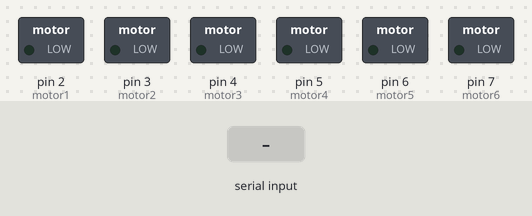
Simulated run of this sketch. Board: Arduino Uno, built with avr-gcc and run on an emulated ATmega328P. Shown: switched loads named in the sketch (green lamp = pin HIGH). The test bench sets the inputs (shaded band). What the sketch prints to the serial monitor is not drawn.

Above: at 1.2 s.
1.3 s: "a" received over Serial
At 2.3 s:
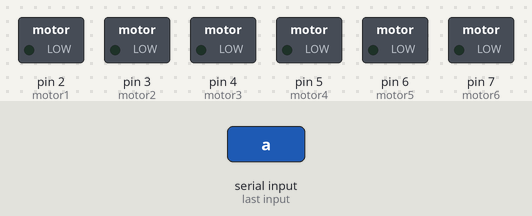
2.9 s: byte 2 (2) received over Serial
At 3.5 s:
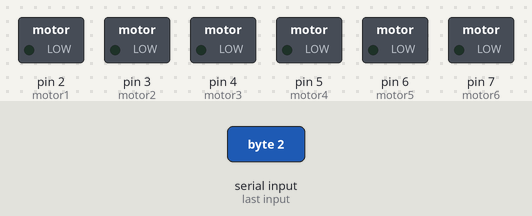
4.5 s: byte 1 (1) received over Serial
At 5.8 s:
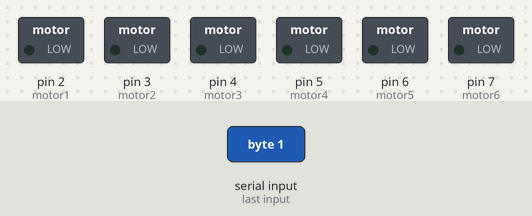
6.1 s: byte 107 ('k') received over Serial
At 7.2 s:
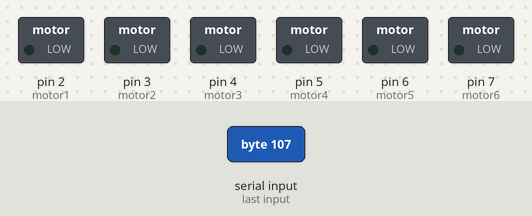
7.7 s: byte 108 ('l') received over Serial
At 8.4 s:
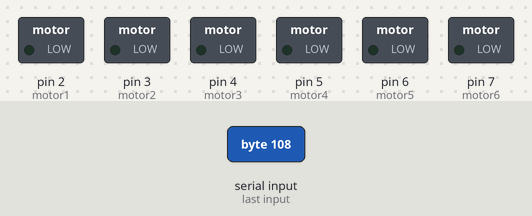
9.3 s: "b" received over Serial
At 10.8 s:
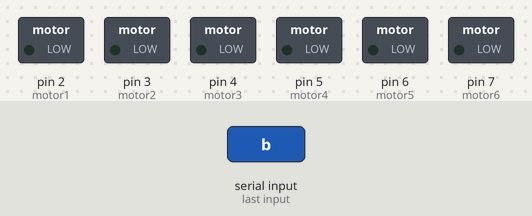
Timing chart, 0 to 11.9 s (numbered marks = the images above; inputs shaded):
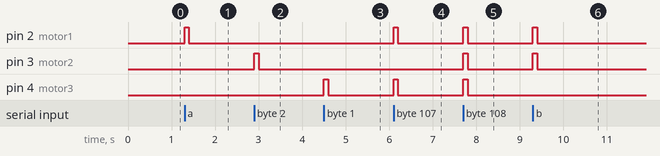

Measured:
- after the input at 1.3 s, pin 2 (motor1): LOW → HIGH at once, → LOW 0.10 s later
- after the input at 2.9 s, pin 3 (motor2): LOW → HIGH at once, → LOW 0.10 s later
- after the input at 4.5 s, pin 4 (motor3): LOW → HIGH at once, → LOW 0.10 s later
- after the input at 6.1 s, pin 2 (motor1), pin 4 (motor3): LOW → HIGH at once, → LOW 0.10 s later
- after the input at 7.7 s, pin 2 (motor1), pin 3 (motor2), pin 4 (motor3): LOW → HIGH at once, → LOW 0.10 s later
- after the input at 9.3 s, pin 2 (motor1), pin 3 (motor2): LOW → HIGH at once, → LOW 0.10 s later

The sketch:

prje1.ino
```cpp
#define motor1 2
#define motor2 3
#define motor3 4
#define motor4 5
#define motor5 6
#define motor6 7

#include <SoftwareSerial.h>
SoftwareSerial BT (11,12);

void setup() {
  BT.begin(9600);
  Serial.begin(9600);
  pinMode(motor1,OUTPUT);
  pinMode(motor2,OUTPUT);
  pinMode(motor3,OUTPUT);
  pinMode(motor4,OUTPUT);
  pinMode(motor5,OUTPUT);
  pinMode(motor6,OUTPUT);

}

void loop() {

  if (Serial.available()){
  char gelen;

  gelen = Serial.read();
  Serial.println(gelen);

  if (gelen == 3){
    motor(1,0,0,0,0,0);
    }

  if (gelen == 2){
    motor(0,1,0,0,0,0);
    }
  if (gelen == 1){
    motor(0,0,1,0,0,0);

    }
////////////////////////////////////////////  ///////////////////////////////////////
///////////////////////////////////////////  ///////////////////////////////////////
  if (gelen== 'a'){
    motor(1,0,0,0,0,0);
    Serial.println(gelen);
    }

  if (gelen== 'b'){
    motor(1,1,0,0,0,0);
    }

  if (gelen== 'c'){
    motor(1,0,0,1,0,0);
    }

  if (gelen== 'ç'){
    motor(1,0,0,0,0,1);
    }

  if (gelen== 'd'){
    motor(1,0,0,1,1,0);
    }

  if (gelen== 'e'){
    motor(1,0,0,0,1,0);
    }

  if (gelen== 'f'){
    motor(1,1,0,1,0,0);
    }

  if (gelen== 'g'){
    motor(1,1,0,1,1,0);
    }

  if (gelen== 'ğ'){
    motor(1,1,0,0,0,1);
    }

  if (gelen== 'h'){
    motor(1,1,0,0,1,0);
    }

  if (gelen== 'ı'){
    motor(0,0,1,0,1,0);
    }

  if (gelen== 'i'){
    motor(0,1,0,1,0,0);
    }

  if (gelen== 'j'){
    motor(0,1,0,1,1,0);
    }

  if (gelen== 'k'){
    motor(1,0,1,0,0,0);
    }

  if (gelen== 'l'){
    motor(1,1,1,0,0,0);
    }

  if (gelen== 'm'){
    motor(1,0,1,1,0,0);
    }

  if (gelen== 'n'){
    motor(1,0,1,1,1,0);
    }

  if (gelen== 'o'){
    motor(1,0,1,0,1,0);
    }

  if (gelen== 'ö'){
    motor(0,1,0,1,0,1);
    }

  if (gelen== 'p'){
    motor(1,1,1,1,0,0);
    }

  if (gelen== 'r'){
    motor(1,1,1,0,1,0);
    }

  if (gelen== 'q'){
    motor(1,1,1,1,1,0);
    }

  if (gelen== 's'){
    motor(0,1,1,1,0,0);
    }

  if (gelen== 'ş'){
    motor(1,0,0,0,1,1);
    }

  if (gelen== 't'){
    motor(0,1,1,1,1,0);
    }

  if (gelen== 'u'){
    motor(1,0,1,0,0,1);
    }

  if (gelen== 'ü'){
    motor(1,1,0,0,1,1);
    }

  if (gelen== 'v'){
    motor(1,1,1,0,0,1);
    }

  if (gelen== 'w'){
    motor(0,1,0,1,1,1);
    }

  if (gelen== 'x'){
    motor(1,0,1,1,0,1);
    }

  if (gelen== 'y'){
    motor(1,0,1,1,1,1);
    }

  if (gelen== 'z'){
    motor(1,0,1,0,1,1);
    }

  if (gelen== ','){
    motor(0,1,0,0,0,0);
    }

  if (gelen== ';'){
    motor(0,1,1,0,0,0);
    }

  if (gelen== ':'){
    motor(0,1,0,0,1,0);
    }

  if (gelen== '.'){
    motor(0,1,0,0,1,1);
    }

  if (gelen== '?'){
    motor(1,0,1,0,1,1);
    }

  if (gelen== '!'){
    motor(0,1,1,0,1,0);
    }

  if (gelen== '('){
    motor(0,1,1,0,1,1);
    }

  }

}

void motor(bool z, bool x, bool c, bool v, bool b, bool n)
{
  digitalWrite(motor1, z);
  digitalWrite(motor2, x);
  digitalWrite(motor3, c);
  digitalWrite(motor4, v);
  digitalWrite(motor5, b);
  digitalWrite(motor6, n);

  delay(100);

  digitalWrite(motor1, LOW);
  digitalWrite(motor2, LOW);
  digitalWrite(motor3, LOW);
  digitalWrite(motor4, LOW);
  digitalWrite(motor5, LOW);
  digitalWrite(motor6, LOW);

}
```
